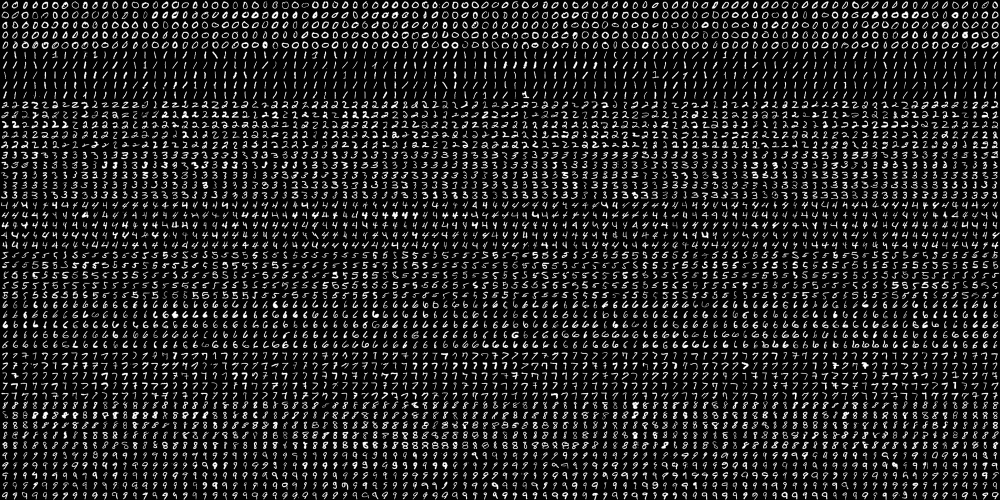
#> input picture digits.png, 2000 x 1000 px (shown at 1/2 size)
$ python knn_digits_k_set_tr_50.py
#> lines starting #> are read from the running program, lines starting #| are printed output that depends on the picture
# Tom Kazakov
# RBE 549 Lab 10: KNN digit recognition, k=[1..9] sweep at 50/50 split

import cv2
import numpy as np
import matplotlib.pyplot as plt

DIGITS_IMAGE = "digits.png"
K_VALUES = range(1, 10)
CELL_SIZE = 20
DIGITS = 10
SAMPLES_PER_DIGIT = 500
COLS = 100
TRAIN_COLS = COLS // 2


def load_digits(path):
    """Load digits.png and return cell array."""
#> called with path = 'digits.png'
    img = cv2.imread(path, cv2.IMREAD_GRAYSCALE)
#> img is the input picture: shape (1000, 2000); min 0, max 255, mean 33.8
    if img is None:
        raise FileNotFoundError(f"Cannot load {path}")

    rows_per_digit = SAMPLES_PER_DIGIT // COLS
    cells = [np.hsplit(row, COLS) for row in np.vsplit(img, DIGITS * rows_per_digit)]
#> cells = 50 items
    return np.array(cells)


def split_train_test(cells, train_cols):
    """Split cell grid by columns into train/test feature vectors and labels."""
#> called with cells = array of shape (50, 100, 20, 20), train_cols = 50
    rows_per_digit = cells.shape[0] // DIGITS
#> rows_per_digit = 5
    test_cols = COLS - train_cols

    train_data = (
        cells[:, :train_cols].reshape(-1, CELL_SIZE * CELL_SIZE).astype(np.float32)
    )
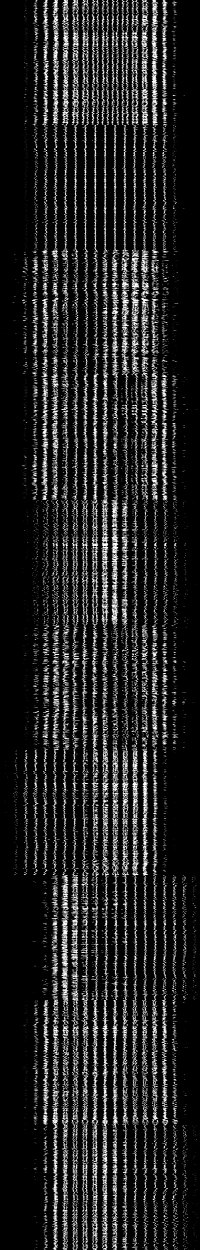
#> train_data: shape (2500, 400) float32 (shown at 1/2 size); min 0, max 255, mean 33.8
    test_data = (
        cells[:, train_cols:].reshape(-1, CELL_SIZE * CELL_SIZE).astype(np.float32)
    )
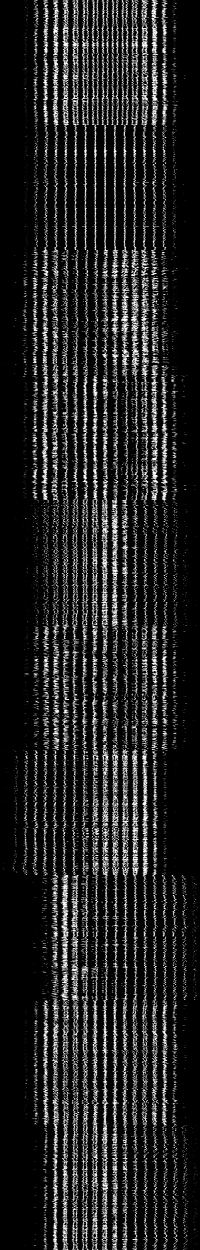
#> test_data: shape (2500, 400) float32 (shown at 1/2 size); min 0, max 255, mean 33.8

    train_labels = np.repeat(np.arange(DIGITS), train_cols * rows_per_digit).astype(
        np.float32
    )
#> train_labels = 2500 values from 0 to 9
    test_labels = np.repeat(np.arange(DIGITS), test_cols * rows_per_digit).astype(
        np.float32
    )
#> test_labels = 2500 values from 0 to 9

    return train_data, train_labels, test_data, test_labels


def train_and_evaluate(train_data, train_labels, test_data, test_labels, k):
    """Train KNN and return accuracy on test set."""
    knn = cv2.ml.KNearest_create()
    knn.train(train_data, cv2.ml.ROW_SAMPLE, train_labels)
    _, results, _, _ = knn.findNearest(test_data, k)
    correct = np.sum(results.flatten() == test_labels)
    return correct / len(test_labels) * 100


if __name__ == "__main__":
    cells = load_digits(DIGITS_IMAGE)
    train_data, train_labels, test_data, test_labels = split_train_test(
        cells, TRAIN_COLS
    )
#> train_labels = 2500 values from 0 to 9; test_labels = 2500 values from 0 to 9

    accuracies = []
    for k in K_VALUES:
        acc = train_and_evaluate(train_data, train_labels, test_data, test_labels, k)
        accuracies.append(acc)
        print(f"k={k}: {acc:.2f}%")
#> this loop made 9 passes
#> (correct in train_and_evaluate, acc) on passes 1 to 9: (2300, 92), (2281, 91.24), (2291, 91.64), (2298, 91.92), (2294, 91.76), (2289, 91.56), (2286, 91.44), (2288, 91.52), (2275, 91)
#| k=1: 92.00%
#| k=2: 91.24%
#| k=3: 91.64%
#| k=4: 91.92%
#| k=5: 91.76%
#| k=6: 91.56%
#| k=7: 91.44%
#| k=8: 91.52%
#> (further printed lines are left out)
#> after the loop, accuracies = [92, 91.24, 91.64, 91.92, 91.76, 91.56, 91.44, 91.52, 91]

    plt.figure(figsize=(8, 5))
    plt.plot(list(K_VALUES), accuracies, marker="o")
    plt.xlabel("k")
    plt.ylabel("Accuracy (%)")
    plt.title("KNN Digit Recognition -- k sweep (50/50 split)")
    plt.xticks(list(K_VALUES))
    plt.grid(True, alpha=0.3)
    plt.tight_layout()
    plt.savefig("knn_digits_k_sweep_50.png", dpi=150)
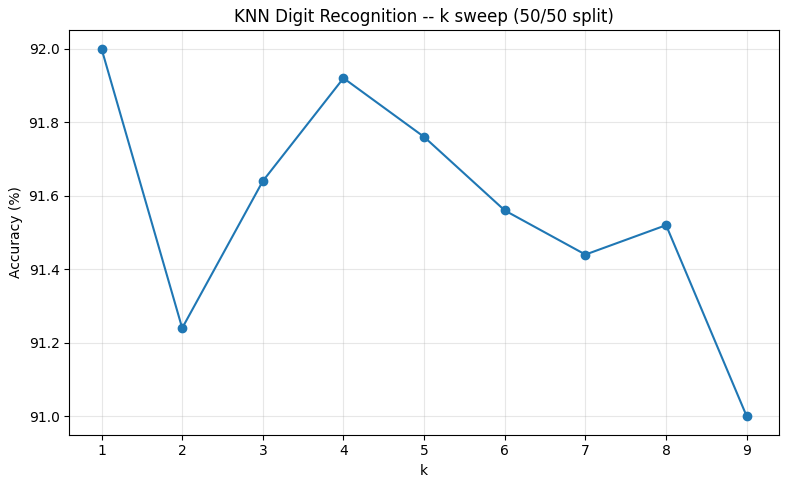
#> figure drawn by matplotlib, 1 panel
    plt.show()
